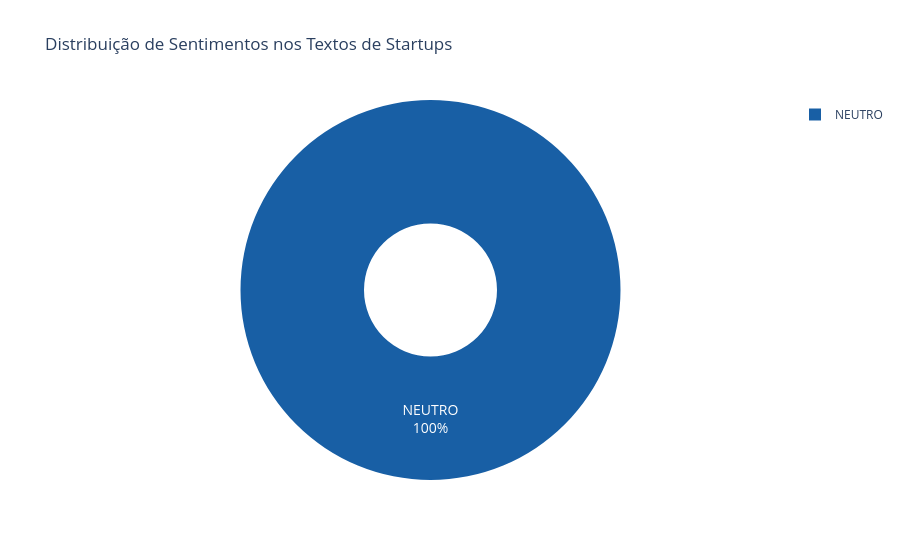

Here is the notebook cell this chart was saved with:
### Code cell
# Gráfico 1 — Pizza de distribuição de sentimentos (obrigatório)
contagem_sent = df_sentimentos['sentimento'].value_counts()

cores = {'POSITIVO': '#3B6D11', 'NEGATIVO': '#A32D2D', 'NEUTRO': '#185FA5'}
cores_lista = [cores.get(s, '#888') for s in contagem_sent.index]

fig_pizza = px.pie(
    values=contagem_sent.values,
    names=contagem_sent.index,
    title='Distribuição de Sentimentos nos Textos de Startups',
    color=contagem_sent.index,
    color_discrete_map=cores,
    hole=0.35
)
fig_pizza.update_traces(textinfo='percent+label', textfont_size=14)
fig_pizza.show()

print(f'\n📊 Distribuição de sentimentos:')
for sent, n in contagem_sent.items():
    print(f'  {sent}: {n} textos ({n/len(df_sentimentos)*100:.0f}%)')

### Figure 1 — Plotly figure (JSON) as saved in the notebook; plotly's stock layout.template omitted (floating-point values rounded to 4 significant figures)
{"data": [{"customdata": [["NEUTRO"]], "domain": {"x": [0, 1], "y": [0, 1]}, "hole": 0.35, "hovertemplate": "label=%{label}<br>value=%{value}<br>color=%{customdata[0]}<extra></extra>", "labels": ["NEUTRO"], "legendgroup": "", "marker": {"colors": ["#185FA5"]}, "name": "", "showlegend": true, "textfont": {"size": 14}, "textinfo": "percent+label", "type": "pie", "values": [8]}], "layout": {"legend": {"tracegroupgap": 0}, "title": {"text": "Distribuição de Sentimentos nos Textos de Startups"}}}
